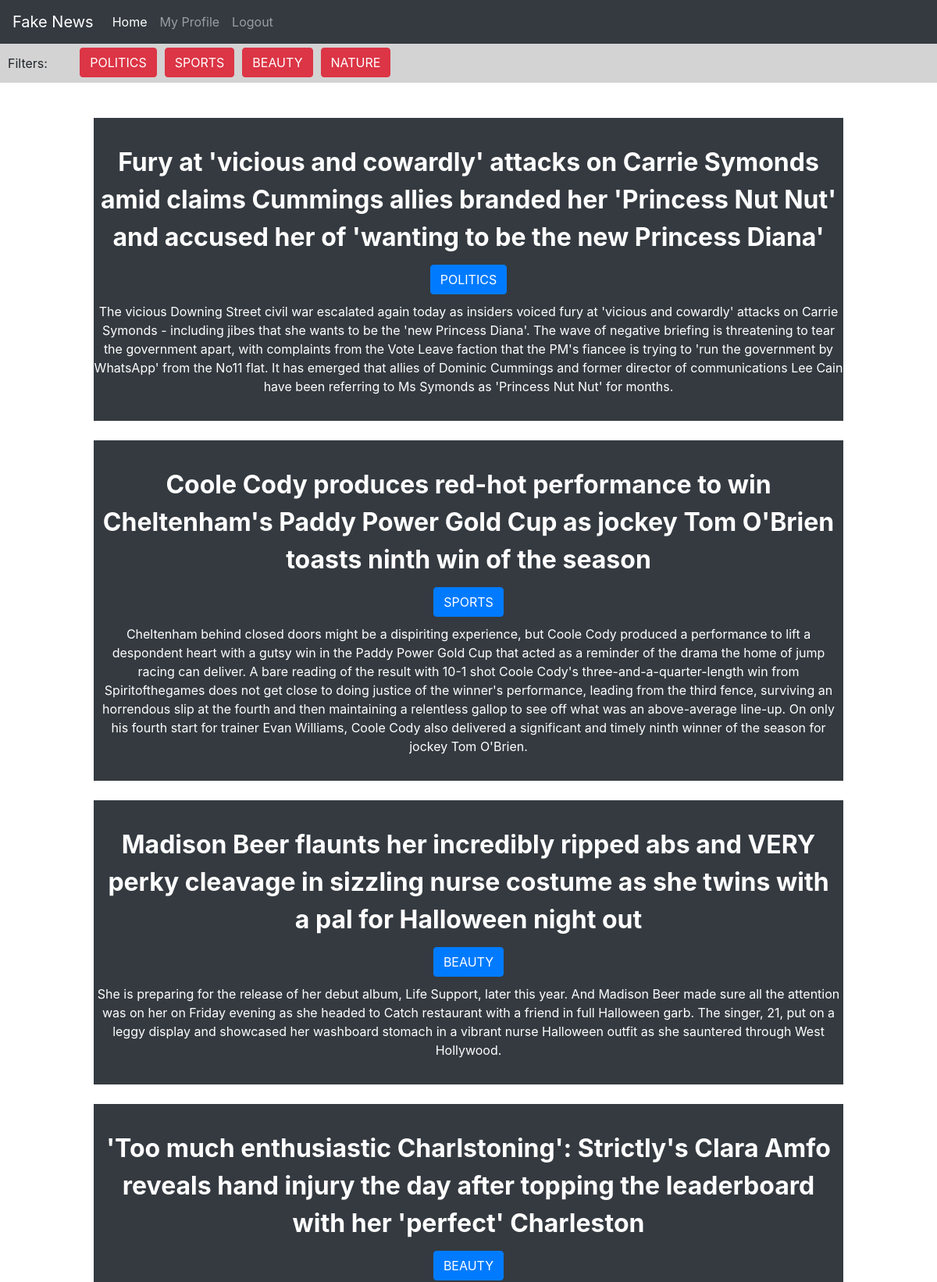
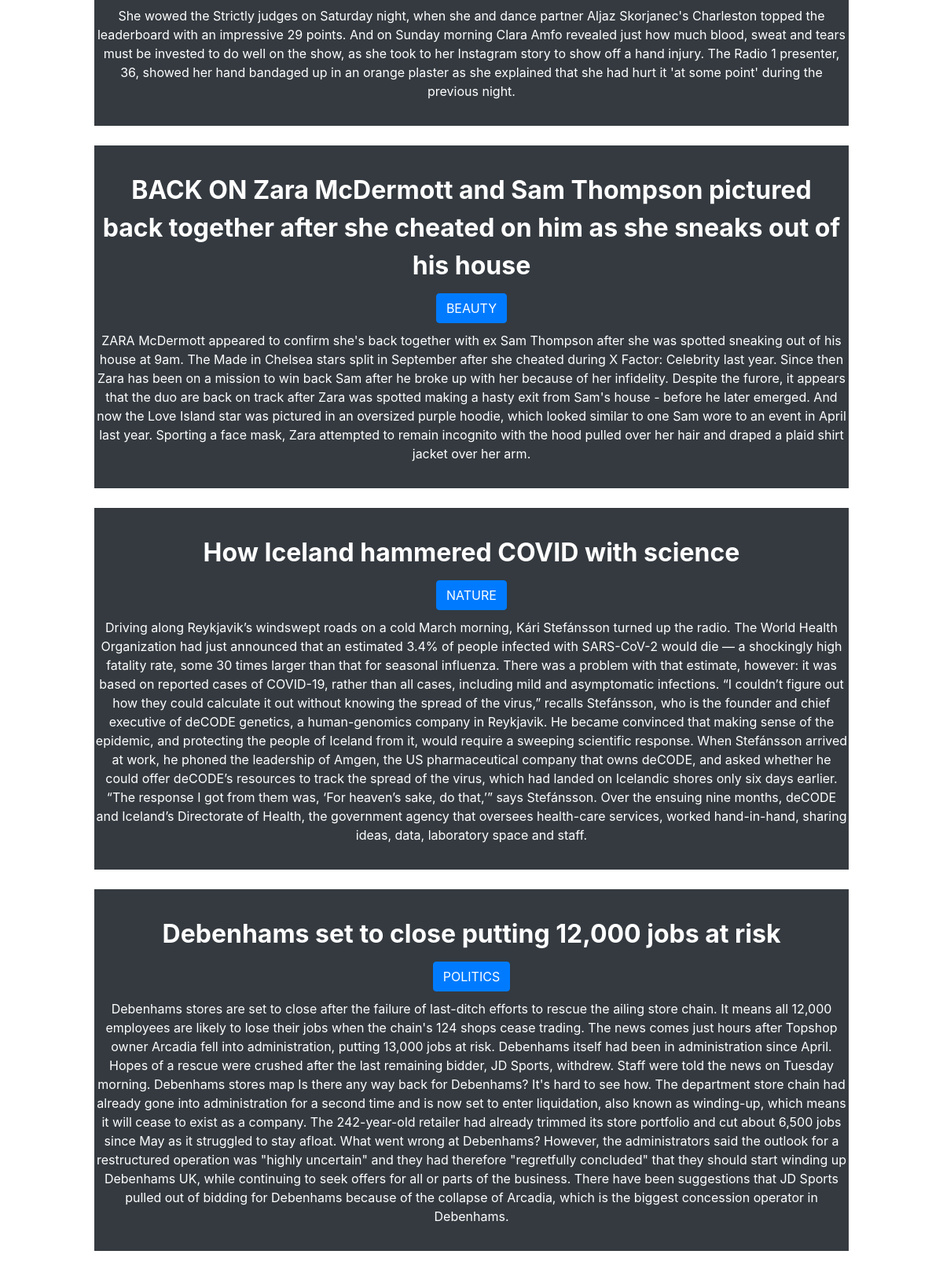
Page /news/ (signed in, upper part) on the committed database (2 pictures, top to bottom).
### news/models.py (models this page shows, shortened)
class Article(models.Model):
    content = models.TextField(max_length=1500)
    title = models.TextField(max_length=1500)
    pub_date = models.DateField('Date Published', default=timezone.now)
    category = models.TextField(choices=Category.choices(), max_length=100, null=True)
    ident = models.CharField(max_length=100, blank=True, default=uuid.uuid4, unique=True)

### news/views.py (the view, shortened to what this page needs)
        def auth(request):
            if request.user.is_authenticated:
                return f(request)

### news/views.py (called while the page is built, shortened)
def authenticated(redirect):
    def decorator(f):
        def auth(request):
            if request.user.is_authenticated:
                return f(request)
        return auth
    return decorator

@authenticated(redirect=True)
def landing(request):
    template = loader.get_template('news/articleHome.html')
    user = WebsiteUser.objects.get(user=request.user)
    categories = user.fave_categories
    if categories is None:
        context = {
            'articles': Article.objects.all()
        }
    else:
        categories = ast.literal_eval(categories)
        context = {
            'articles': Article.objects.filter(category__in=categories),
            'categories': categories
        }
    return HttpResponse(template.render(context, request))

### news/templates/news/articleHome.html (shortened to what this page needs)
{% extends "base.html" %}
{% load static %}
{% block content %}
    <div class="filter-index">
        <div class="filters-header-container">
            <p class="filters-header" id="article-filter-header">Filters:</p>
        </div>
        <div class="filters-container" id="article-filters-container">
            {% for category in categories %}
                <button class="btn btn-danger article-filter-but-header" id="filter-button-{{category}}">{{category}}</button>
            {% endfor %}
        </div>
    </div>
    <div class="flex-grid" id="articles-grid">
    {% for article in articles %}
        <div class="item-container bg-dark text-center text-white" id={{article.category}}>
            <div class="my-3 py-3">
                <div>
                    <button class="link display-5 article-header">{{article.title}}</button>
                </div>
                    <button class="btn btn-primary article-cat-but">{{article.category}}</button>
                <div class="article-content">
                    {{article.content}}
                </div>
            </div>
        </div>
    {% endfor %}
    </div>
{% endblock %}

### news/static/news/news.css (style rules this page uses)
.flex-grid { display: flex; margin-top: 20px; flex-wrap: wrap; }
.item-container { margin-bottom: 25px; margin-top: 25px !important; width: 80%; margin: 0 auto; }
.article-header { margin-bottom: 10px; }
.article-cat-but { margin-bottom: 10px; }
.filter-index { display: inline-block; height: 50px; width: 100%; background-color: #D3D3D3; position: relative; }
.article-filter-but-header { margin-left: 10px; float: left; margin-top: 5px; }
.filters-header { position: absolute; top: 50%; transform: translateY(-50%); margin-left: 10px; width: 50px; display: inline-block; }
.filter-index { display: flex; }
.filters-header-container { width: 100px; height: 50px; }
.filters-container { flex-grow: 1; height: 50px; width: 100%; }
.link { background: none; border: none; color: white; font-size: xx-large; font-weight: bold; }

### rows in the picture
Article: title "Fury at 'vicious and cowardly' attacks on Carrie Symonds amid claims Cummings allies branded her 'Princess Nut Nut' and accused her of 'wanting to be the new Princess Diana'", category "POLITICS", content "The vicious Downing Street civil war escalated again today as insiders voiced fury at 'vicious and cowardly' attacks on Carrie Symonds - including jibes that she wants to be the 'new Princess Diana'. The wave of negative briefing is threatening to tear the government apart, with complaints from the Vote Leave faction that the PM's fiancee is trying to 'run the government by WhatsApp' from the No11 flat. It has emerged that allies of Dominic Cummings and former director of communications Lee Cain have been referring to Ms Symonds as 'Princess Nut Nut' for months."
Article: title "Coole Cody produces red-hot performance to win Cheltenham's Paddy Power Gold Cup as jockey Tom O'Brien toasts ninth win of the season", category "SPORTS", content "Cheltenham behind closed doors might be a dispiriting experience, but Coole Cody produced a performance to lift a despondent heart with a gutsy win in the Paddy Power Gold Cup that acted as a reminder of the drama the home of jump racing can deliver. A bare reading of the result with 10-1 shot Coole Cody's three-and-a-quarter-length win from Spiritofthegames does not get close to doing justice of the winner's performance, leading from the third fence, surviving an horrendous slip at the fourth and then maintaining a relentless gallop to see off what was an above-average line-up. On only his fourth start for trainer Evan Williams, Coole Cody also delivered a significant and timely ninth…"
Article: title "Madison Beer flaunts her incredibly ripped abs and VERY perky cleavage in sizzling nurse costume as she twins with a pal for Halloween night out", category "BEAUTY", content "She is preparing for the release of her debut album, Life Support, later this year. And Madison Beer made sure all the attention was on her on Friday evening as she headed to Catch restaurant with a friend in full Halloween garb. The singer, 21, put on a leggy display and showcased her washboard stomach in a vibrant nurse Halloween outfit as she sauntered through West Hollywood."
Article: title "'Too much enthusiastic Charlstoning': Strictly's Clara Amfo reveals hand injury the day after topping the leaderboard with her 'perfect' Charleston", category "BEAUTY", content "She wowed the Strictly judges on Saturday night, when she and dance partner Aljaz Skorjanec's Charleston topped the leaderboard with an impressive 29 points. And on Sunday morning Clara Amfo revealed just how much blood, sweat and tears must be invested to do well on the show, as she took to her Instagram story to show off a hand injury. The Radio 1 presenter, 36, showed her hand bandaged up in an orange plaster as she explained that she had hurt it 'at some point' during the previous night."
Article: title "BACK ON Zara McDermott and Sam Thompson pictured back together after she cheated on him as she sneaks out of his house", category "BEAUTY", content "ZARA McDermott appeared to confirm she's back together with ex Sam Thompson after she was spotted sneaking out of his house at 9am. The Made in Chelsea stars split in September after she cheated during X Factor: Celebrity last year. Since then Zara has been on a mission to win back Sam after he broke up with her because of her infidelity. Despite the furore, it appears that the duo are back on track after Zara was spotted making a hasty exit from Sam's house - before he later emerged. And now the Love Island star was pictured in an oversized purple hoodie, which looked similar to one Sam wore to an event in April last year. Sporting a face mask, Zara attempted to remain incognito with the…"
Article: title "How Iceland hammered COVID with science", category "NATURE", content "Driving along Reykjavik’s windswept roads on a cold March morning, Kári Stefánsson turned up the radio. The World Health Organization had just announced that an estimated 3.4% of people infected with SARS-CoV-2 would die — a shockingly high fatality rate, some 30 times larger than that for seasonal influenza. There was a problem with that estimate, however: it was based on reported cases of COVID-19, rather than all cases, including mild and asymptomatic infections. “I couldn’t figure out how they could calculate it out without knowing the spread of the virus,” recalls Stefánsson, who is the founder and chief executive of deCODE genetics, a human-genomics company in Reykjavik. He became…"
Article: title "Debenhams set to close putting 12,000 jobs at risk", category "POLITICS", content "Debenhams stores are set to close after the failure of last-ditch efforts to rescue the ailing store chain. It means all 12,000 employees are likely to lose their jobs when the chain's 124 shops cease trading. The news comes just hours after Topshop owner Arcadia fell into administration, putting 13,000 jobs at risk. Debenhams itself had been in administration since April. Hopes of a rescue were crushed after the last remaining bidder, JD Sports, withdrew. Staff were told the news on Tuesday morning. Debenhams stores map Is there any way back for Debenhams? It's hard to see how. The department store chain had already gone into administration for a second time and is now set to enter…"

### other values in the picture
{{ category }} "POLITICS" "SPORTS" "BEAUTY" "NATURE"
